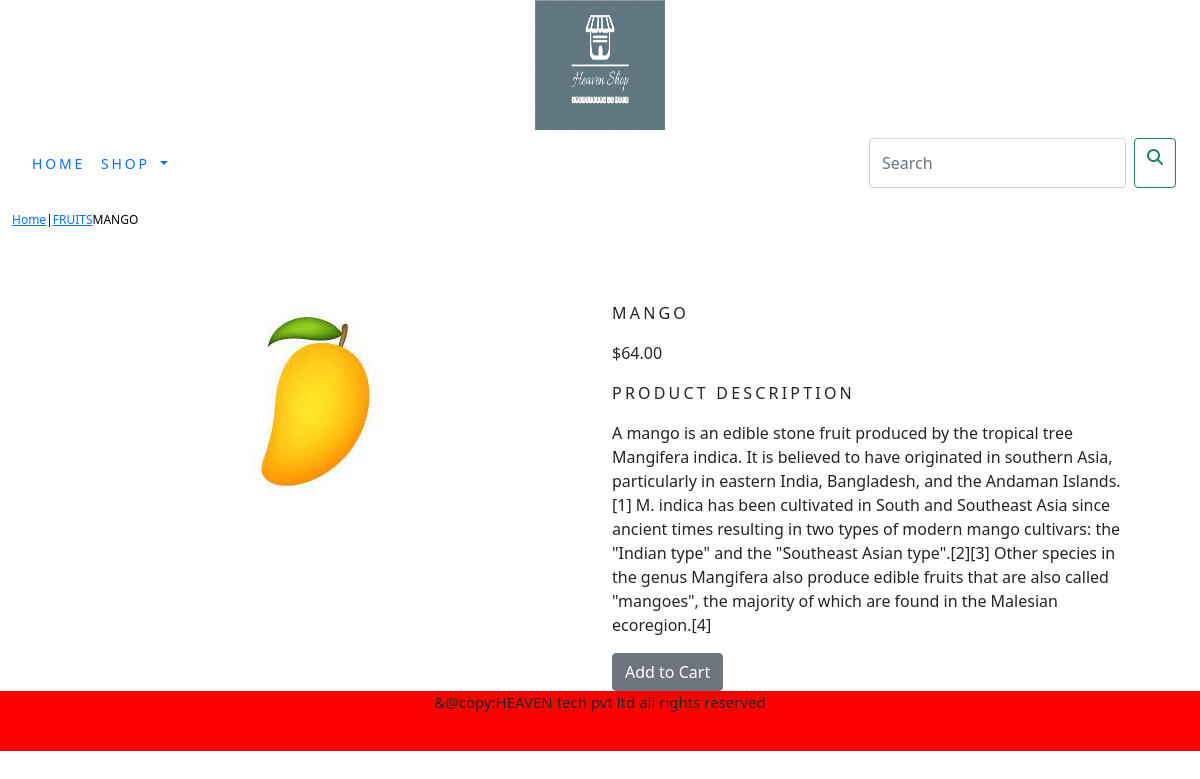
The page /shop/fruits/mango/ on the database its author committed.
### shop/models.py (models this page shows, shortened)
class Product(models.Model):
    name=models.CharField(max_length=250,unique=True)
    slug=models.SlugField(max_length=250,unique=True)
    description=models.TextField(blank=True)
    price=models.DecimalField(max_digits=10,decimal_places=2)
    category=models.ForeignKey(Category,on_delete=models.CASCADE)
    image=models.ImageField(upload_to='product',blank=True)
    stock=models.IntegerField()
    available=models.BooleanField(default=True)
    created=models.DateTimeField(auto_now_add=True)
    updated=models.DateTimeField(auto_now=True)
    class Meta:
        ordering = ('name',)
        verbose_name = 'product'
        verbose_name_plural = 'products'

class Category(models.Model):
    name=models.CharField(max_length=250,unique=True)
    slug=models.SlugField(max_length=250,unique=True)
    description=models.TextField(blank=True)
    image=models.ImageField(upload_to='category',blank=True)
    class Meta:
        ordering=('name',)
        verbose_name='category'
        verbose_name_plural='categories'
    def get_url(self):
        return reverse('shop:products_by_category', args=[self.slug])
    def __str__(self):
        return '{}'.format(self.name)

### shop/views.py (the view)
# urls.py: path('<slug:c_slug>/<slug:product_slug>/',views.proDetail,name='prodCatdetail'),
def proDetail(request,c_slug,product_slug):
    try:
        product=Product.objects.get(category__slug=c_slug,slug=product_slug)
    except Exception as e:
        raise e
    return render(request,'product.html',{'product':product})

### cart/context_processors.py (called while the page is built)
def counter(request):
    item_count=0
    if 'admin' in request.path:
        return {}
    else:
        try:
            cart=Cart.objects.filter(cart_id=_cart_id(request))
            cart_items=CartItem.objects.all().filter(cart=cart[:1])
            for cart_item in cart_items:
                item_count +=cart_item.quantity
        except Cart.DoesNotExist:
            item_count=0
    return dict(item_count=item_count)

### cart/views.py (called while the page is built)
def _cart_id(request):
    cart=request.session.session_key
    if not cart:
        cart=request.session.create()
    return cart

### shop/context_processors.py (called while the page is built)
def menu_links(request):
    links=Category.objects.all()
    return dict(links=links)

### templates/product.html (shortened to what this page needs)
{% extends 'base.html' %}
{% load static %}
{% block content %}
    <div class="row my_prod_row_class">
        <div class="mx_auto">
            <p><a href="{% url 'shop:allProdCat' %}">Home</a>|<a href="{{product.category.get_url}}">{{product.category}}</a>{{product.name}}</p>
        </div>
    </div>
<div class="container">
    <br>
    <div class="row">
        <div class="col-12 col-sm-12 col-md-12 col-lg-6 text-center">
            <div style="min-width:18rem;">
                <img src="{{product.image.url}}" alt="{{product.name}}">
            </div>
        </div>
        <div class="col-12 col-sm-12 col-md-12 col-lg-6">
            <div>
            <h1 class="my_prod_title">{{product.name}}</h1>
            <p>${{product.price}}</p>
            <p class="my_title">Product Description</p>
            <p class="text-justify my_prod_text">{{product.description}}</p>
            {% if product.stock <= 0 %}
                <p class="text-justify my_prod_text"><b>Out of Stock</b></p>
            {% else %}
                <a class="btn btn-secondary" href="{% url 'cart:add_cart' product.id %}">Add to Cart</a>
            {% endif %}
        </div>
        </div>
    </div>
    </div>
</div>
{% endblock %}

### static/css/custom.css (style rules this page uses)
body { font-family: 'Roboto', sans-serif; }
.my_title { font-size:16px; text-transform:uppercase; letter-spacing:.2em; }
.my_prod_row_class { padding-top:15px; padding-bottom:20px; }
.my_prod_row_class .mx_auto { color:#000; font-size:12px; text-decoration:none; }
.my_prod_title { font-size:16px; text-transform:uppercase; letter-spacing:.2em; padding-top:15px; padding-bottom:10px; }
.my_prod_text { padding-right:20px; }

### rows shown on the page
Product: category "FRUITS", name "MANGO", image (picture), price "64.00", description "A mango is an edible stone fruit produced by the tropical tree Mangifera indica. It is believed to have originated in southern Asia, particularly in eastern India, Bangladesh, and the Andaman Islands.[1] M. indica has been cultivated in South and Southeast Asia since ancient times resulting in two types of modern mango cultivars: the \"Indian type\" and the \"Southeast Asian type\".[2][3] Other species in the genus Mangifera also produce edible fruits that are also called \"mangoes\", the majority of which are found in the Malesian ecoregion.[4]"
